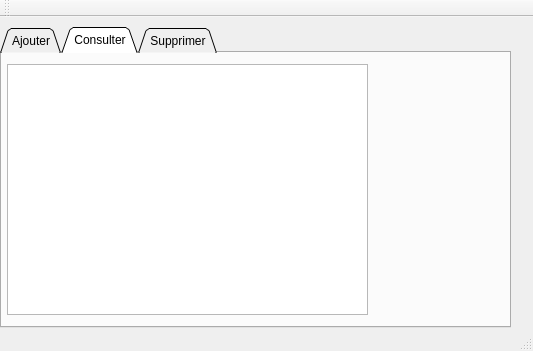
<?xml version="1.0" encoding="UTF-8"?>
<ui version="4.0">
 <class>MainWindow</class>
 <widget class="QMainWindow" name="MainWindow">
  <property name="geometry">
   <rect>
    <x>0</x>
    <y>0</y>
    <width>533</width>
    <height>351</height>
   </rect>
  </property>
  <property name="windowTitle">
   <string>Gestion des Clients</string>
  </property>
  <widget class="QWidget" name="centralWidget">
   <widget class="QTabWidget" name="tabWidget">
    <property name="geometry">
     <rect>
      <x>0</x>
      <y>10</y>
      <width>511</width>
      <height>301</height>
     </rect>
    </property>
    <property name="tabShape">
     <enum>QTabWidget::Triangular</enum>
    </property>
    <property name="currentIndex">
     <number>1</number>
    </property>
    <widget class="QWidget" name="ajouter">
     <attribute name="title">
      <string>Ajouter</string>
     </attribute>
     <widget class="QLabel" name="label">
      <property name="geometry">
       <rect>
        <x>40</x>
        <y>40</y>
        <width>101</width>
        <height>21</height>
       </rect>
      </property>
      <property name="text">
       <string/>
      </property>
     </widget>
     <widget class="QLabel" name="label_2">
      <property name="geometry">
       <rect>
        <x>50</x>
        <y>30</y>
        <width>47</width>
        <height>14</height>
       </rect>
      </property>
      <property name="text">
       <string>ID</string>
      </property>
     </widget>
     <widget class="QLabel" name="label_3">
      <property name="geometry">
       <rect>
        <x>50</x>
        <y>80</y>
        <width>47</width>
        <height>14</height>
       </rect>
      </property>
      <property name="text">
       <string>Type</string>
      </property>
     </widget>
     <widget class="QLabel" name="label_4">
      <property name="geometry">
       <rect>
        <x>50</x>
        <y>140</y>
        <width>47</width>
        <height>14</height>
       </rect>
      </property>
      <property name="text">
       <string>Montant</string>
      </property>
     </widget>
     <widget class="QLabel" name="label_5">
      <property name="geometry">
       <rect>
        <x>50</x>
        <y>210</y>
        <width>47</width>
        <height>14</height>
       </rect>
      </property>
      <property name="text">
       <string>Date</string>
      </property>
     </widget>
     <widget class="QLineEdit" name="l_id">
      <property name="geometry">
       <rect>
        <x>150</x>
        <y>30</y>
        <width>113</width>
        <height>20</height>
       </rect>
      </property>
     </widget>
     <widget class="QLineEdit" name="l_type">
      <property name="geometry">
       <rect>
        <x>150</x>
        <y>80</y>
        <width>113</width>
        <height>20</height>
       </rect>
      </property>
     </widget>
     <widget class="QLineEdit" name="l_montant">
      <property name="geometry">
       <rect>
        <x>150</x>
        <y>140</y>
        <width>113</width>
        <height>20</height>
       </rect>
      </property>
     </widget>
     <widget class="QPushButton" name="valider">
      <property name="geometry">
       <rect>
        <x>400</x>
        <y>230</y>
        <width>75</width>
        <height>23</height>
       </rect>
      </property>
      <property name="text">
       <string>Valider</string>
      </property>
     </widget>
     <widget class="QDateTimeEdit" name="dateTimeEdit">
      <property name="geometry">
       <rect>
        <x>140</x>
        <y>210</y>
        <width>194</width>
        <height>22</height>
       </rect>
      </property>
     </widget>
    </widget>
    <widget class="QWidget" name="tab_2">
     <attribute name="title">
      <string>Consulter</string>
     </attribute>
     <widget class="QTableView" name="tableView">
      <property name="geometry">
       <rect>
        <x>5</x>
        <y>11</y>
        <width>361</width>
        <height>251</height>
       </rect>
      </property>
     </widget>
    </widget>
    <widget class="QWidget" name="tab_3">
     <attribute name="title">
      <string>Supprimer</string>
     </attribute>
     <widget class="QLabel" name="label_6">
      <property name="geometry">
       <rect>
        <x>150</x>
        <y>100</y>
        <width>21</width>
        <height>21</height>
       </rect>
      </property>
      <property name="text">
       <string>ID</string>
      </property>
     </widget>
     <widget class="QLineEdit" name="lineEdit_4">
      <property name="geometry">
       <rect>
        <x>200</x>
        <y>100</y>
        <width>113</width>
        <height>20</height>
       </rect>
      </property>
     </widget>
     <widget class="QPushButton" name="pushButton_2">
      <property name="geometry">
       <rect>
        <x>360</x>
        <y>210</y>
        <width>75</width>
        <height>23</height>
       </rect>
      </property>
      <property name="text">
       <string>supprimer</string>
      </property>
     </widget>
    </widget>
   </widget>
  </widget>
  <widget class="QMenuBar" name="menuBar">
   <property name="geometry">
    <rect>
     <x>0</x>
     <y>0</y>
     <width>533</width>
     <height>22</height>
    </rect>
   </property>
  </widget>
  <widget class="QToolBar" name="mainToolBar">
   <attribute name="toolBarArea">
    <enum>TopToolBarArea</enum>
   </attribute>
   <attribute name="toolBarBreak">
    <bool>false</bool>
   </attribute>
  </widget>
  <widget class="QStatusBar" name="statusBar"/>
 </widget>
 <layoutdefault spacing="6" margin="11"/>
 <resources/>
 <connections/>
</ui>
